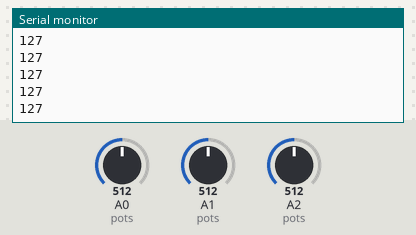
Simulated run of this sketch. Board: Arduino Uno, built with avr-gcc and run on an emulated ATmega328P. Shown: the last lines printed to the serial monitor. The test bench sets the inputs (shaded band); at power-on: A0 (pots) = 512, A1 (pots) = 512, A2 (pots) = 512.

Above: at 1.2 s.
1.3 s: A0 (pots) set to 716
At 2.3 s:
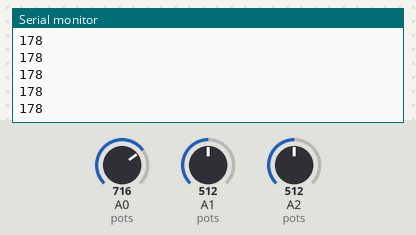
2.8 s: A0 (pots) set to 900
At 3.9 s:
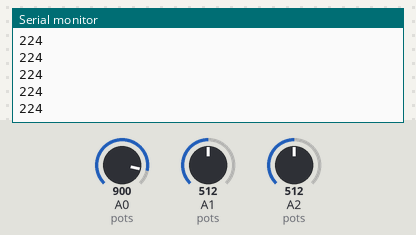
Timing chart, 0 to 5.8 s (numbered marks = the images above; inputs shaded):
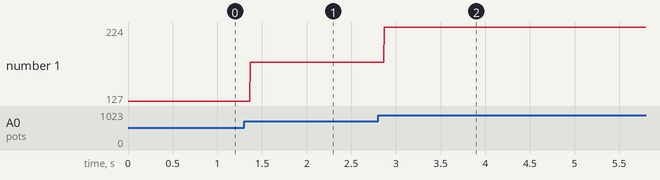

Measured:
- after the input at 1.3 s, the serial monitor: prints a new line after 0.07 s (image 1)
- after the input at 2.8 s, the serial monitor: prints a new line after 0.07 s (image 2)
- plotted number 1: 127 → 178 after the input at 1.3 s, 178 → 224 after the input at 2.8 s

The sketch:

zgaf_potenciometro_rgb.ino
```cpp
unsigned int signals[3] = {0,0,0};
unsigned char potR = A0;
unsigned char potG = A1;
unsigned char potB = A2;

unsigned char pots[3] = {potR,potG,potB};

unsigned char R = 0;
unsigned char G = 0;
unsigned char B = 0;

double real = 0;

void setup() {
  // put your setup code here, to run once:

  Serial.begin(9600);
}

void loop() {
  // put your main code here, to run repeatedly:
  signals[0] = analogRead(pots[0]);
  signals[1] = analogRead(pots[1]);
  signals[2] = analogRead(pots[2]);


  R = map(signals[0], 0, 1023, 0, 255);
  G = map(signals[1], 0, 1023, 0, 255);
  B = map(signals[2], 0, 1023, 0, 255);

  Serial.println(R);
}
```
